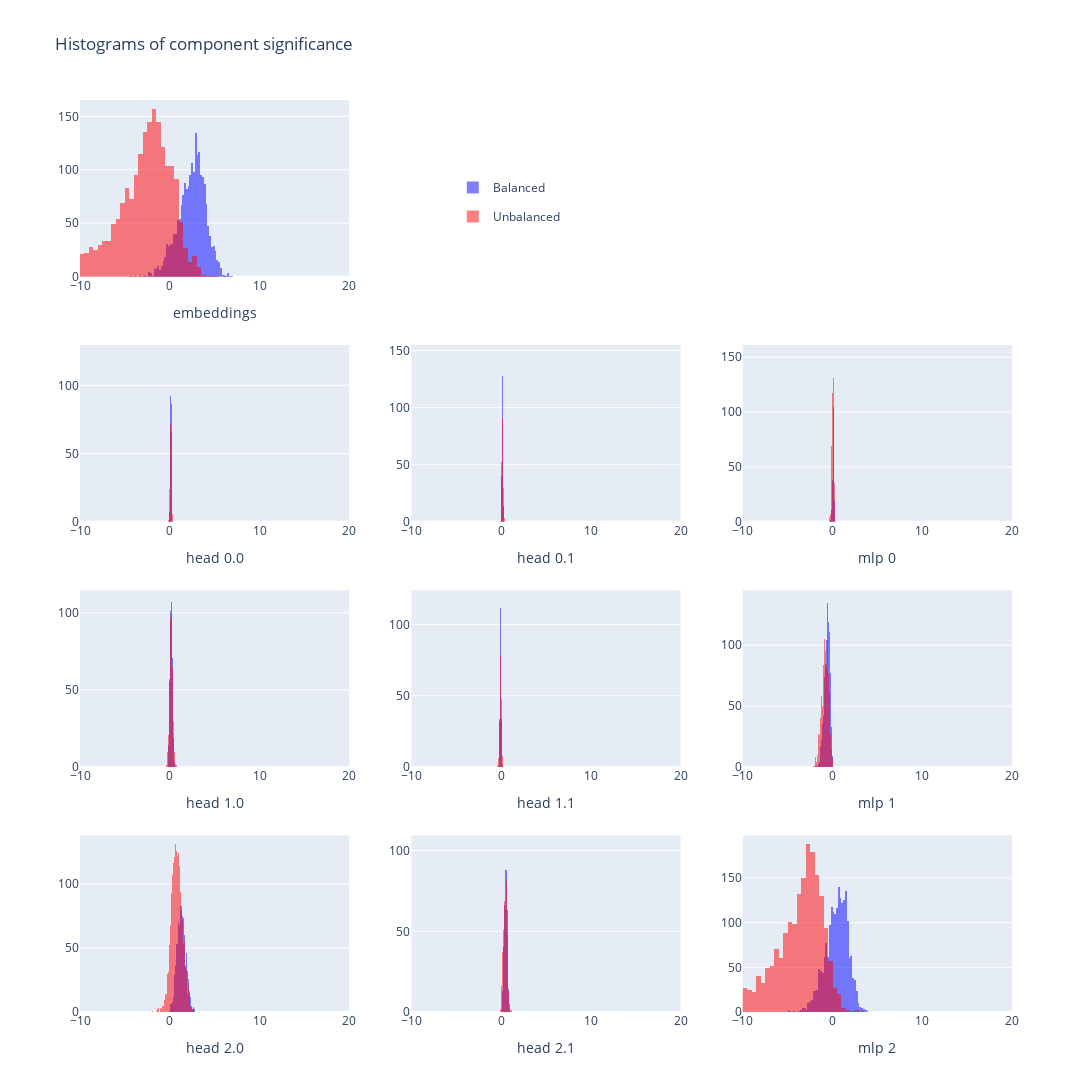

The cell this chart's notebook holds for it:
### Code cell
import plotly.graph_objects as go
from plotly.subplots import make_subplots

def hists_per_comp(magnitudes, labels):
    num_comps = magnitudes.shape[0]
    titles = {
        (1, 1): "embeddings",
        (2, 1): "head 0.0",
        (2, 2): "head 0.1",
        (2, 3): "mlp 0",
        (3, 1): "head 1.0",
        (3, 2): "head 1.1",
        (3, 3): "mlp 1",
        (4, 1): "head 2.0",
        (4, 2): "head 2.1",
        (4, 3): "mlp 2"
    }
    assert num_comps == len(titles)

    fig = make_subplots(rows=4, cols=3)
    for ((row, col), title), mag in zip(titles.items(), magnitudes):
        fig.add_trace(go.Histogram(x=mag[labels].numpy(), name="Balanced", marker_color="blue", opacity=0.5, legendgroup = '1', showlegend=title=="embeddings"), row=row, col=col)
        fig.add_trace(go.Histogram(x=mag[~labels].numpy(), name="Unbalanced", marker_color="red", opacity=0.5, legendgroup = '2', showlegend=title=="embeddings"), row=row, col=col)
        fig.update_xaxes(title_text=title, range=[-10, 20], row=row, col=col)
    fig.update_layout(width=1200, height=1200, barmode="overlay", legend=dict(yanchor="top", y=0.92, xanchor="left", x=0.4), title="Histograms of component significance")
    fig.show()
    return fig


unbalanced_dir = logit_diff.detach().numpy()
# magnitudes = out_by_components[:,:,0,:].detach() @ unbalanced_dir
result = hists_per_comp(magnitudes, y.numpy())

### Figure 1 — Plotly figure (JSON) as saved in the notebook; plotly's stock layout.template omitted (floating-point values rounded to 4 significant figures; data arrays with more than 128 entries replaced by an {"elided": "..."} marker saying what was removed)
{"data": [{"legendgroup": "1", "marker": {"color": "blue"}, "name": "Balanced", "opacity": 0.5, "showlegend": true, "type": "histogram", "x": {"elided": "2016 float values"}, "xaxis": "x", "yaxis": "y"}, {"legendgroup": "2", "marker": {"color": "red"}, "name": "Unbalanced", "opacity": 0.5, "showlegend": true, "type": "histogram", "x": {"elided": "1984 float values"}, "xaxis": "x", "yaxis": "y"}, {"legendgroup": "1", "marker": {"color": "blue"}, "name": "Balanced", "opacity": 0.5, "showlegend": false, "type": "histogram", "x": {"elided": "2016 float values"}, "xaxis": "x4", "yaxis": "y4"}, {"legendgroup": "2", "marker": {"color": "red"}, "name": "Unbalanced", "opacity": 0.5, "showlegend": false, "type": "histogram", "x": {"elided": "1984 float values"}, "xaxis": "x4", "yaxis": "y4"}, {"legendgroup": "1", "marker": {"color": "blue"}, "name": "Balanced", "opacity": 0.5, "showlegend": false, "type": "histogram", "x": {"elided": "2016 float values"}, "xaxis": "x5", "yaxis": "y5"}, {"legendgroup": "2", "marker": {"color": "red"}, "name": "Unbalanced", "opacity": 0.5, "showlegend": false, "type": "histogram", "x": {"elided": "1984 float values"}, "xaxis": "x5", "yaxis": "y5"}, {"legendgroup": "1", "marker": {"color": "blue"}, "name": "Balanced", "opacity": 0.5, "showlegend": false, "type": "histogram", "x": {"elided": "2016 float values"}, "xaxis": "x6", "yaxis": "y6"}, {"legendgroup": "2", "marker": {"color": "red"}, "name": "Unbalanced", "opacity": 0.5, "showlegend": false, "type": "histogram", "x": {"elided": "1984 float values"}, "xaxis": "x6", "yaxis": "y6"}, {"legendgroup": "1", "marker": {"color": "blue"}, "name": "Balanced", "opacity": 0.5, "showlegend": false, "type": "histogram", "x": {"elided": "2016 float values"}, "xaxis": "x7", "yaxis": "y7"}, {"legendgroup": "2", "marker": {"color": "red"}, "name": "Unbalanced", "opacity": 0.5, "showlegend": false, "type": "histogram", "x": {"elided": "1984 float values"}, "xaxis": "x7", "yaxis": "y7"}, {"legendgroup": "1", "marker": {"color": "blue"}, "name": "Balanced", "opacity": 0.5, "showlegend": false, "type": "histogram", "x": {"elided": "2016 float values"}, "xaxis": "x8", "yaxis": "y8"}, {"legendgroup": "2", "marker": {"color": "red"}, "name": "Unbalanced", "opacity": 0.5, "showlegend": false, "type": "histogram", "x": {"elided": "1984 float values"}, "xaxis": "x8", "yaxis": "y8"}, {"legendgroup": "1", "marker": {"color": "blue"}, "name": "Balanced", "opacity": 0.5, "showlegend": false, "type": "histogram", "x": {"elided": "2016 float values"}, "xaxis": "x9", "yaxis": "y9"}, {"legendgroup": "2", "marker": {"color": "red"}, "name": "Unbalanced", "opacity": 0.5, "showlegend": false, "type": "histogram", "x": {"elided": "1984 float values"}, "xaxis": "x9", "yaxis": "y9"}, {"legendgroup": "1", "marker": {"color": "blue"}, "name": "Balanced", "opacity": 0.5, "showlegend": false, "type": "histogram", "x": {"elided": "2016 float values"}, "xaxis": "x10", "yaxis": "y10"}, {"legendgroup": "2", "marker": {"color": "red"}, "name": "Unbalanced", "opacity": 0.5, "showlegend": false, "type": "histogram", "x": {"elided": "1984 float values"}, "xaxis": "x10", "yaxis": "y10"}, {"legendgroup": "1", "marker": {"color": "blue"}, "name": "Balanced", "opacity": 0.5, "showlegend": false, "type": "histogram", "x": {"elided": "2016 float values"}, "xaxis": "x11", "yaxis": "y11"}, {"legendgroup": "2", "marker": {"color": "red"}, "name": "Unbalanced", "opacity": 0.5, "showlegend": false, "type": "histogram", "x": {"elided": "1984 float values"}, "xaxis": "x11", "yaxis": "y11"}, {"legendgroup": "1", "marker": {"color": "blue"}, "name": "Balanced", "opacity": 0.5, "showlegend": false, "type": "histogram", "x": {"elided": "2016 float values"}, "xaxis": "x12", "yaxis": "y12"}, {"legendgroup": "2", "marker": {"color": "red"}, "name": "Unbalanced", "opacity": 0.5, "showlegend": false, "type": "histogram", "x": {"elided": "1984 float values"}, "xaxis": "x12", "yaxis": "y12"}], "layout": {"barmode": "overlay", "height": 1200, "legend": {"x": 0.4, "xanchor": "left", "y": 0.92, "yanchor": "top"}, "title": {"text": "Histograms of component significance"}, "width": 1200, "xaxis": {"anchor": "y", "domain": [0, 0.2889], "range": [-10, 20], "title": {"text": "embeddings"}}, "xaxis10": {"anchor": "y10", "domain": [0, 0.2889], "range": [-10, 20], "title": {"text": "head 2.0"}}, "xaxis11": {"anchor": "y11", "domain": [0.3556, 0.6444], "range": [-10, 20], "title": {"text": "head 2.1"}}, "xaxis12": {"anchor": "y12", "domain": [0.7111, 1], "range": [-10, 20], "title": {"text": "mlp 2"}}, "xaxis2": {"anchor": "y2", "domain": [0.3556, 0.6444]}, "xaxis3": {"anchor": "y3", "domain": [0.7111, 1]}, "xaxis4": {"anchor": "y4", "domain": [0, 0.2889], "range": [-10, 20], "title": {"text": "head 0.0"}}, "xaxis5": {"anchor": "y5", "domain": [0.3556, 0.6444], "range": [-10, 20], "title": {"text": "head 0.1"}}, "xaxis6": {"anchor": "y6", "domain": [0.7111, 1], "range": [-10, 20], "title": {"text": "mlp 0"}}, "xaxis7": {"anchor": "y7", "domain": [0, 0.2889], "range": [-10, 20], "title": {"text": "head 1.0"}}, "xaxis8": {"anchor": "y8", "domain": [0.3556, 0.6444], "range": [-10, 20], "title": {"text": "head 1.1"}}, "xaxis9": {"anchor": "y9", "domain": [0.7111, 1], "range": [-10, 20], "title": {"text": "mlp 1"}}, "yaxis": {"anchor": "x", "domain": [0.8063, 1]}, "yaxis10": {"anchor": "x10", "domain": [0, 0.1938]}, "yaxis11": {"anchor": "x11", "domain": [0, 0.1938]}, "yaxis12": {"anchor": "x12", "domain": [0, 0.1938]}, "yaxis2": {"anchor": "x2", "domain": [0.8063, 1]}, "yaxis3": {"anchor": "x3", "domain": [0.8063, 1]}, "yaxis4": {"anchor": "x4", "domain": [0.5375, 0.7312]}, "yaxis5": {"anchor": "x5", "domain": [0.5375, 0.7312]}, "yaxis6": {"anchor": "x6", "domain": [0.5375, 0.7312]}, "yaxis7": {"anchor": "x7", "domain": [0.2687, 0.4625]}, "yaxis8": {"anchor": "x8", "domain": [0.2687, 0.4625]}, "yaxis9": {"anchor": "x9", "domain": [0.2687, 0.4625]}}}
